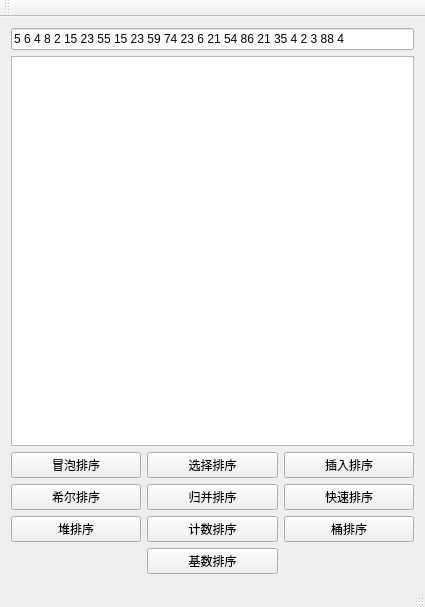
<?xml version="1.0" encoding="UTF-8"?>
<ui version="4.0">
 <class>MainWindow</class>
 <widget class="QMainWindow" name="MainWindow">
  <property name="geometry">
   <rect>
    <x>0</x>
    <y>0</y>
    <width>425</width>
    <height>607</height>
   </rect>
  </property>
  <property name="windowTitle">
   <string>MainWindow</string>
  </property>
  <widget class="QWidget" name="centralWidget">
   <layout class="QVBoxLayout" name="verticalLayout">
    <item>
     <widget class="QLineEdit" name="edt_input">
      <property name="enabled">
       <bool>true</bool>
      </property>
      <property name="text">
       <string>5 6 4 8 2 15 23 55 15 23 59 74 23 6 21 54 86 21 35 4 2 3 88 4</string>
      </property>
     </widget>
    </item>
    <item>
     <widget class="QTextEdit" name="edt_output">
      <property name="enabled">
       <bool>true</bool>
      </property>
      <property name="readOnly">
       <bool>true</bool>
      </property>
     </widget>
    </item>
    <item>
     <layout class="QGridLayout" name="gridLayout">
      <item row="1" column="0">
       <widget class="QPushButton" name="btn_shell">
        <property name="text">
         <string>希尔排序</string>
        </property>
       </widget>
      </item>
      <item row="0" column="1">
       <widget class="QPushButton" name="btn_selection">
        <property name="text">
         <string>选择排序</string>
        </property>
       </widget>
      </item>
      <item row="2" column="0">
       <widget class="QPushButton" name="btn_heap">
        <property name="text">
         <string>堆排序</string>
        </property>
       </widget>
      </item>
      <item row="0" column="2">
       <widget class="QPushButton" name="btn_insertion">
        <property name="text">
         <string>插入排序</string>
        </property>
       </widget>
      </item>
      <item row="1" column="1">
       <widget class="QPushButton" name="btn_merge">
        <property name="text">
         <string>归并排序</string>
        </property>
       </widget>
      </item>
      <item row="1" column="2">
       <widget class="QPushButton" name="btn_quick">
        <property name="text">
         <string>快速排序</string>
        </property>
       </widget>
      </item>
      <item row="0" column="0">
       <widget class="QPushButton" name="btn_bubble">
        <property name="text">
         <string>冒泡排序</string>
        </property>
       </widget>
      </item>
      <item row="2" column="1">
       <widget class="QPushButton" name="btn_count">
        <property name="text">
         <string>计数排序</string>
        </property>
       </widget>
      </item>
      <item row="2" column="2">
       <widget class="QPushButton" name="btn_bucket">
        <property name="text">
         <string>桶排序</string>
        </property>
       </widget>
      </item>
      <item row="3" column="1">
       <widget class="QPushButton" name="btn_radix">
        <property name="text">
         <string>基数排序</string>
        </property>
       </widget>
      </item>
     </layout>
    </item>
   </layout>
  </widget>
  <widget class="QMenuBar" name="menuBar">
   <property name="geometry">
    <rect>
     <x>0</x>
     <y>0</y>
     <width>425</width>
     <height>22</height>
    </rect>
   </property>
  </widget>
  <widget class="QToolBar" name="mainToolBar">
   <attribute name="toolBarArea">
    <enum>TopToolBarArea</enum>
   </attribute>
   <attribute name="toolBarBreak">
    <bool>false</bool>
   </attribute>
  </widget>
  <widget class="QStatusBar" name="statusBar"/>
 </widget>
 <layoutdefault spacing="6" margin="11"/>
 <resources/>
 <connections/>
</ui>
